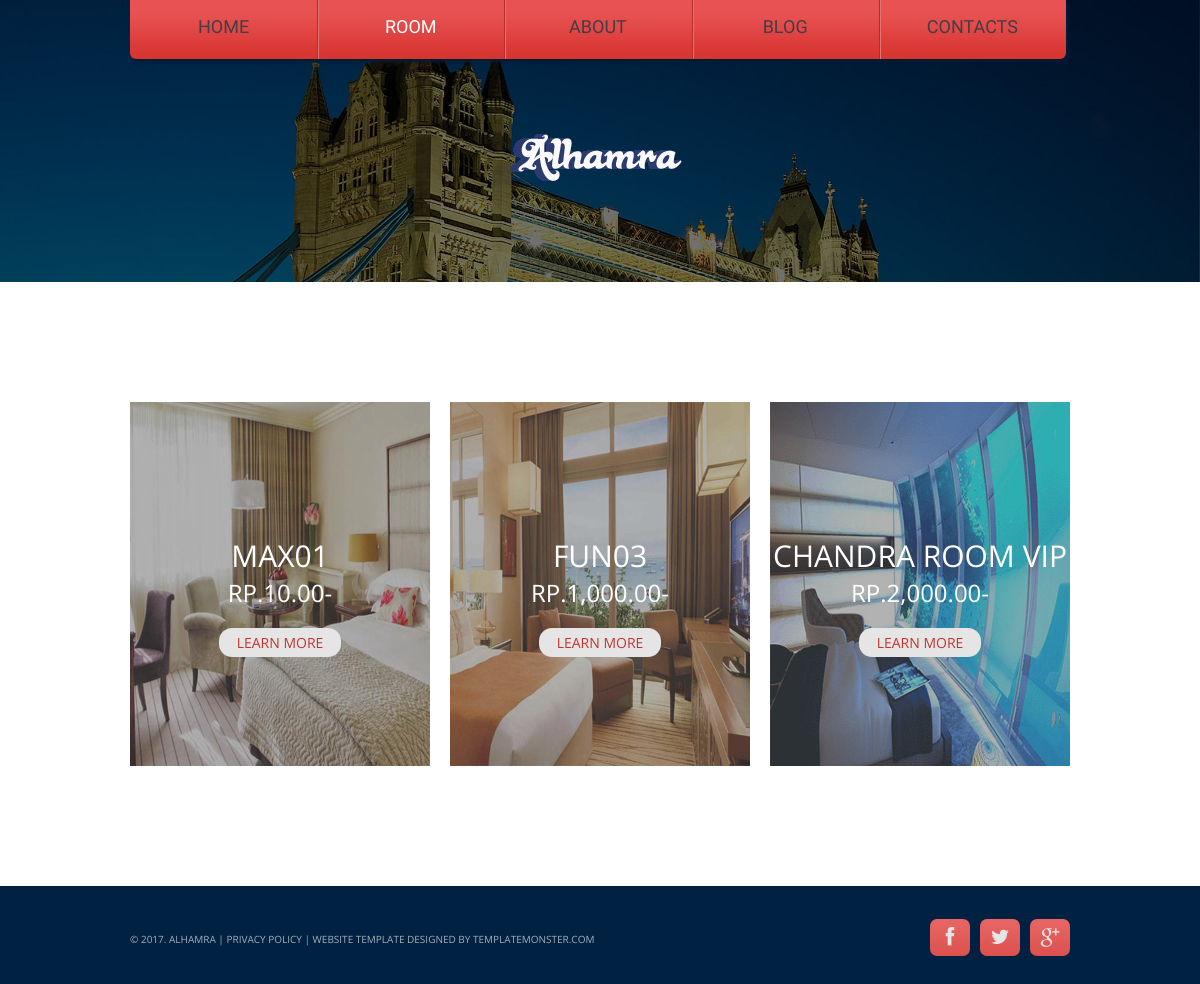
Screenshot of /room.php with the database file from the repository.
### tables this page shows
CREATE TABLE IF NOT EXISTS `room` (
`id` int(11) NOT NULL,
  `img` text NOT NULL,
  `kode_room` varchar(25) NOT NULL,
  `description` varchar(50) NOT NULL,
  `price` double NOT NULL,
  `category` varchar(20) NOT NULL,
  `ready` enum('Yes','No','','') NOT NULL DEFAULT 'Yes'
);

### room.php (the view, shortened to what this page needs)
<!DOCTYPE html>
<html lang="en">
	<head>
		<link rel="stylesheet" href="css/style.css">
	</head>
	<body>
		<header>
			<div class="container_12">
				<div class="grid_12">
					<div class="menu_block">
						<nav class="horizontal-nav full-width horizontalNav-notprocessed">
							<ul class="sf-menu">
								<li><a href="index.php">HOME</a></li>
								<li class="current"><a href="room.php">ROOM</a></li>
								<li><a href="">ABOUT</a></li>
								<li><a href="">BLOG</a></li>
								<li><a href="">CONTACTS</a></li>
							</ul>
						</nav>
					</div>
				</div>
				<div class="grid_12">
					<h1>
						<a href="index.html">
							<img src="images/log.png" alt="Your Happy Family">
						</a>
					</h1>
				</div>
			</div>
		</header>
		<div class="content">
			<div class="container_12">
				<div class="banners">
				<?php
				$query=mysql_query("select * from room order by rand()");
				while ($row=mysql_fetch_array($query)) {
				?>
					<div class="grid_4">
						<div class="banner">
							<img src="images/room/<?php echo $row['img']; ?>" alt="Gambar">
							<div class="label">
								<div class="title"><?php echo $row['kode_room']; ?></div>
								<div class="price"><span>Rp.<?php echo number_format($row['price'],2); ?>-</span>
								<a href="#">LEARN MORE</a>
							</div>
						</div>
					</div>
				</div>
<?php
	}
	?>
			</div>
			</div>
		</div>
		<?php
		include"system/foot.php"; ?>

### css/style.css (style rules this page uses)
html { width: 100%; }
* { -webkit-text-size-adjust: none; }
body { position: relative; min-width: 960px; background-color: #002141; color: #737272; font: 14px/20px 'Open Sans', sans-serif; }
img { max-width: 100%; }
h1, h2, h3, h4, h5, h6 { font-weight: normal; color: #3e454c; text-transform: uppercase; }
ul { padding: 0; margin: 0; list-style: none; }
a { text-decoration: none; color: inherit; outline: none; transition: 0.5s ease; -o-transition: 0.5s ease; -webkit-transition: 0.5s ease; }
header { display: block; background: url(../images/slide.jpg) center 0 repeat-x; -webkit-background-size: 100% auto; -moz-background-size: 100% auto; -ms-background-size: 100% auto; -o-background-size: 100% auto; background-size: 100% auto; padding-bottom: 98px; }
header h1 { position: relative; text-align: center; }
header h1 a { display: inline-block; overflow: hidden; width: 190px; height: 57px; font-size: 0; line-height: 0; text-indent: -999px; transition: 0s ease; -o-transition: 0s ease; -webkit-transition: 0s ease; }
header h1 a img { display: block; }
.content { background-color: #fff; padding-bottom: 120px; }
.banner { top: -45px; position: relative; }
.banner .label { color: #fff; position: absolute; text-align: center; left: 0; top: 50%; margin-top: -38px; right: 0; text-transform: uppercase; }
.banner .label .title { font-size: 30px; margin-bottom: 14px; text-transform: uppercase; }
.banner .label .price span { display: block; font-size: 24px; padding-top: 3px; }
.banner a { font-size: 14px; line-height: 20px; color: #c73430; text-transform: uppercase; display: inline-block; background-color: #e5e5e5; padding: 5px 18px 4px; margin-top: 25px; border-radius: 13px; }
.banners { overflow: hidden; padding-top: 100px; }
.banners .banner { top: 0; margin-top: 20px; }

### css/skeleton.css (style rules this page uses)
.container_12 { position: relative; width: 960px; margin: 0 auto; padding: 0; }
.grid_1, .grid_2, .grid_3, .grid_4, .grid_5, .grid_6, .grid_7, .grid_8, .grid_9, .grid_10, .grid_11, .grid_12 { float: left; display: inline; margin-left: 10px; margin-right: 10px; }
.container_12 .grid_4 { width: 300px; }
.container_12 .grid_12 { width: 940px; }
.container_12:after { content: "\0020"; display: block; height: 0; clear: both; visibility: hidden; }

### css/superfish.css (style rules this page uses)
.menu_block { margin-right: 4px; z-index: 999; position: relative; background: url(../images/menu_bg.png) 0 0 repeat-x #d73430; margin-bottom: 68px; border-radius: 0 0 6px 6px; box-shadow: 3px 3px 3px #001c35; }
.menu_block nav { position: relative; font-family: 'PT Sans Narrow', sans-serif; }
nav>.sf-menu { z-index: 990; text-align: left; position: relative; }
nav { position:relative;padding: 0px 0 0 0; }
.sf-menu li { float:left;position:relative; }
.sf-menu>li { display: block; position: relative; float: left; width: 20%; font-size: 18px; text-transform: uppercase; line-height: 20px; }
.sf-menu>li+li:after { left: 0; top: 0; bottom: 0; width: 2px; content: ''; position: absolute; display: block; z-index: 999; background: url(../images/mebu_sep.png) 0 0 repeat-y; }
.sf-menu>li>a { text-transform: uppercase; text-align: center; color: #433d45; display: block; padding: 17px 0 22px; }
.sf-menu>li.sfHover>a, .sf-menu>li.current>a, .sf-menu>li>a:hover { color: #fff; }

### rows the page displays
room: img (picture), kode_room "MAX01", price "10.00"
room: img (picture), kode_room "FUN03", price "1,000.00"
room: img (picture), kode_room "CHANDRA ROOM VIP", price "2,000.00"
